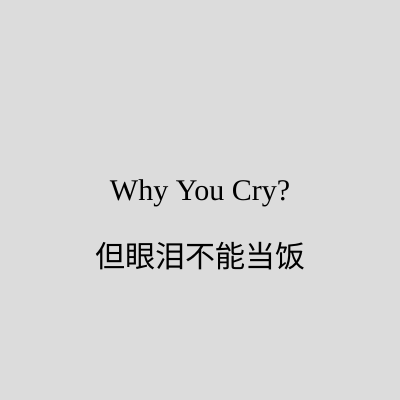
Frame 1 (no input)
Frame 60 (no input): identical to frame 1, image omitted
Frame 120 (the mouse pressed at the canvas centre since frame 60): identical to frame 1, image omitted

The p5.js sketch that drew this single still picture (run headless with seeded random() and noise() and a simulated clock; from frame 60 on, the mouse is pressed at the canvas centre):

// p5.js sketch
// ── sketch.js
function setup() {
  createCanvas(400, 400);
  
  //textFont('Courier New');
  
  //textFont('Long Cang');
  
  textAlign(CENTER);
  textSize(30);
}

function draw() {
  background(220);
  push();
  textFont('Noto Serif SC');
  text("但眼泪不能当饭", width/2, height/1.5);
  pop();
  
  push();
  textFont('Alike')
  text("Why You Cry?", width/2, height/2);
  pop();
}
